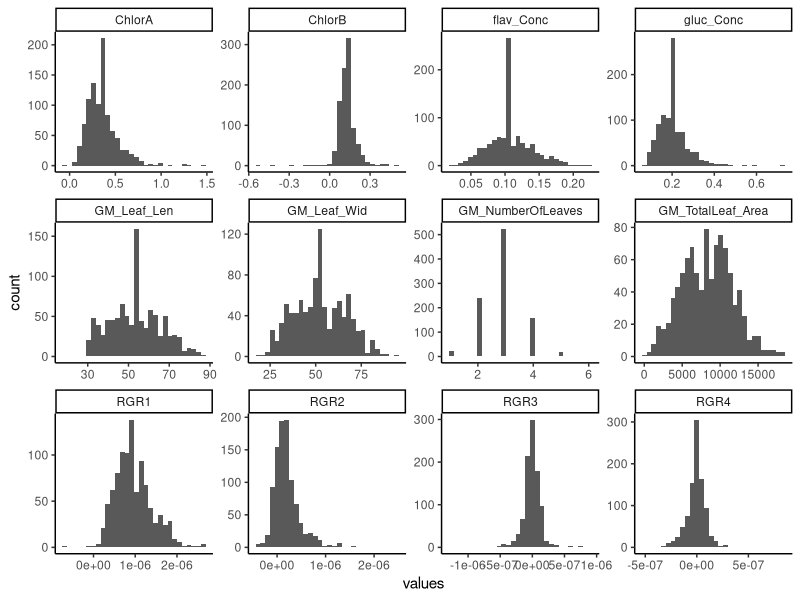
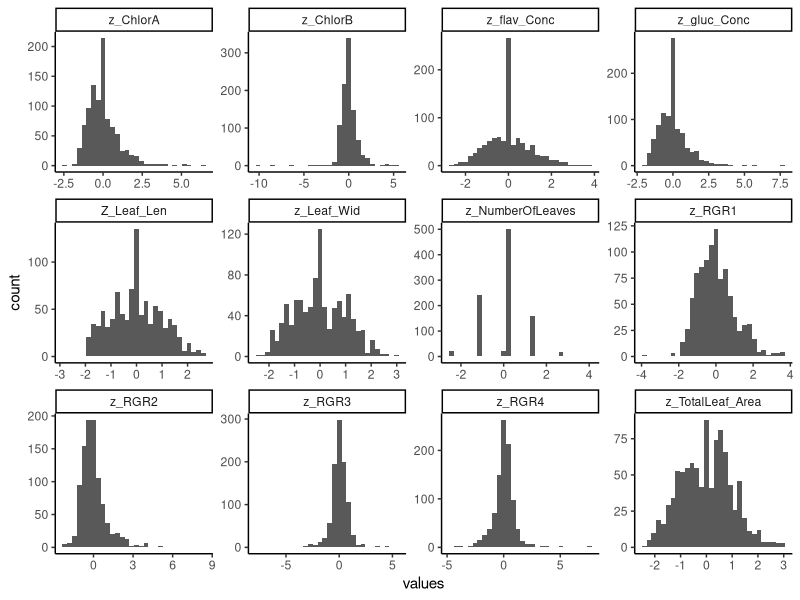
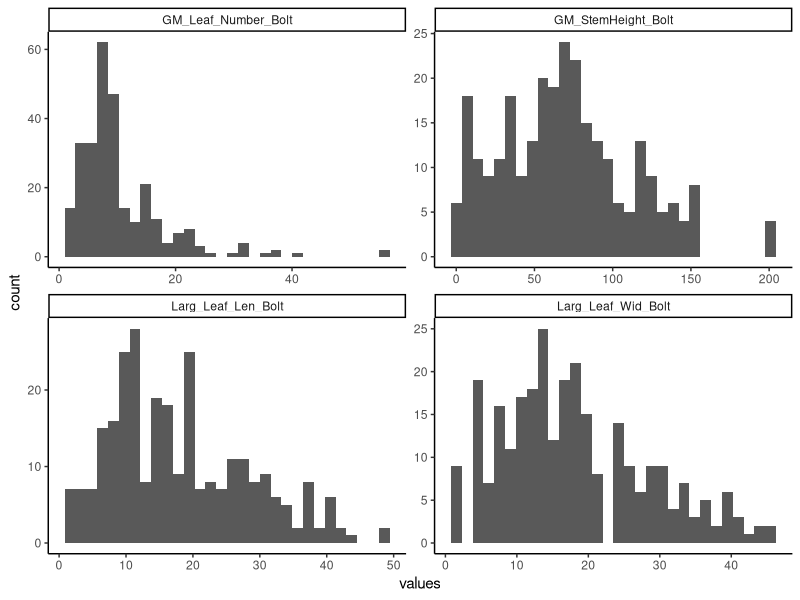
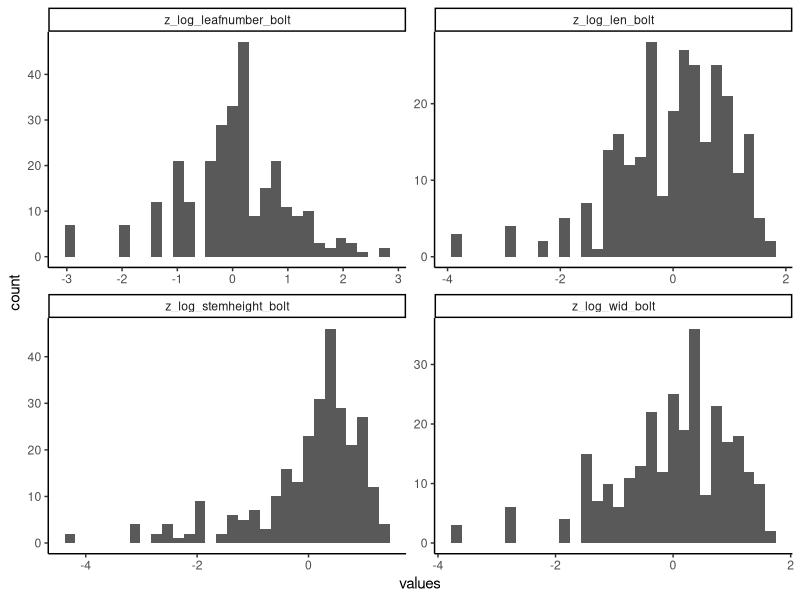

Reproduce these figures in R, in order.
#set working directory
getwd()

#load libraries
library(dplyr)
library(tidyverse)
library(tidyr)
library(ggplot2)

#load data
data<-read.csv("DataSynthesiscut.csv")

#separate out tag info into different lines

#create new columns to be turned into different aspects of the plant ID, and rename family to population, because theres another column that will actually eb the family
#remove un needed columns
data<-data%>%
  rename(population=Family)%>%
  mutate(petri_dish=Tag) %>%
  mutate(family=Tag) %>%
  mutate(common_garden=Tag)%>%
  select(-c("GM_Fecundity", "Fern", "ThripsDam", "WhiteFungDam", "BlackPathDam", "GM_Leaf_Len_Initial", "GM_NumberOfLeaves_Initial", "GM_Leaf_Number", "treatment", "GA3", "Region", "Latitude", "Longitude", "Altitude"))

#use regex to replace each plant id with only the aspect of the id needed
data$petri_dish<-sub("(\\w?).+","\\1", data$petri_dish)
data$family<-sub("\\w?\\|\\w+-([A-z0-9-]+)\\|.*", "\\1", data$family)
data$common_garden<-sub("\\w?\\|.+\\|(\\w)\\|.+", "\\1", data$common_garden)

#remove maples
data<-subset(data, population!="maple")

#Change data classes
str(data)
data$Tag<-as.factor(data$Tag)
data$petri_dish<-as.factor(data$petri_dish)
data$population<-as.factor(data$population)
data$family<-as.factor(data$family)
data$common_garden<-as.factor(data$common_garden)
data$ID<-as.factor(data$ID)
data$Sample<-as.factor(data$Sample)

#create mortality column
data<-data%>%
  mutate(mortality=Larg_Leaf_Len_Bolt)

data$mortality<-sub("\\d+","1", data$mortality)
data$mortality<-sub("Dead","0", data$mortality)

#impute missing data by replacing NA with means
data<-data%>%
  mutate(RGR1=ifelse(is.na(RGR1),mean(data$RGR1, na.rm=T),RGR1),
         RGR2=ifelse(is.na(RGR2),mean(data$RGR2, na.rm=T),RGR2),
         RGR3=ifelse(is.na(RGR3),mean(data$RGR3, na.rm=T),RGR3),
         RGR4=ifelse(is.na(RGR4),mean(data$RGR4, na.rm=T),RGR4),
         ChlorA=ifelse(is.na(ChlorA),mean(data$ChlorA, na.rm=T),ChlorA),
         ChlorB=ifelse(is.na(ChlorB),mean(data$ChlorB, na.rm=T),ChlorB),
         gluc_Conc=ifelse(is.na(gluc_Conc),mean(data$gluc_Conc, na.rm=T),gluc_Conc),
         flav_Conc=ifelse(is.na(flav_Conc),mean(data$flav_Conc, na.rm=T),flav_Conc),
         GM_Leaf_Len=ifelse(is.na(GM_Leaf_Len),mean(data$GM_Leaf_Len, na.rm=T),GM_Leaf_Len),
         GM_Leaf_Wid=ifelse(is.na(GM_Leaf_Wid),mean(data$GM_Leaf_Wid, na.rm=T),GM_Leaf_Wid),
         GM_TotalLeaf_Area =ifelse(is.na(GM_TotalLeaf_Area),mean(data$GM_TotalLeaf_Area, na.rm=T),GM_TotalLeaf_Area),
         GM_NumberOfLeaves =ifelse(is.na(GM_NumberOfLeaves),mean(data$GM_NumberOfLeaves, na.rm=T),GM_NumberOfLeaves)
)

#Check normality
long_data<-pivot_longer(data, c(8:15, 22:25), names_to="metric", values_to="values")

ggplot(long_data, aes(x=values)) +
  geom_histogram() +
  theme_classic() +
  facet_wrap(~metric, scales="free")

#transform everything to z scores
#DO YOU THINK THIS NEEDS ANY MORE DATA TRANSFORMATIONS, LIKE LOG TRANSFORMS?
#I DIDNT KNOW WHAT TO DO WITH THE COUNT DATA

data<-data%>%
  mutate(z_RGR1=(RGR1-mean(RGR1))/sd(RGR1),
         z_RGR2=(RGR2-mean(RGR2))/sd(RGR2),
         z_RGR3=(RGR3-mean(RGR3))/sd(RGR3),
         z_RGR4=(RGR4-mean(RGR4))/sd(RGR4),
         z_ChlorA=(ChlorA-mean(ChlorA))/sd(ChlorA),
         z_ChlorB=(ChlorB-mean(ChlorB))/sd(ChlorB),
         z_gluc_Conc=(gluc_Conc-mean(gluc_Conc))/sd(gluc_Conc),
         z_flav_Conc=(flav_Conc-mean(flav_Conc))/sd(flav_Conc),
         Z_Leaf_Len=(GM_Leaf_Len-mean(GM_Leaf_Len))/sd(GM_Leaf_Len),
         z_Leaf_Wid=(GM_Leaf_Wid-mean(GM_Leaf_Wid))/sd(GM_Leaf_Wid),
         z_TotalLeaf_Area=(GM_TotalLeaf_Area-mean(GM_TotalLeaf_Area))/sd(GM_TotalLeaf_Area),
         z_NumberOfLeaves=(GM_NumberOfLeaves-mean(GM_NumberOfLeaves))/sd(GM_NumberOfLeaves))

#how does it look after the transformation?
long_data<-pivot_longer(data, starts_with("z_"), names_to="metric", values_to="values")

ggplot(long_data, aes(x=values)) +
  geom_histogram() +
  theme_classic() +
  facet_wrap(~metric, scales="free")


#separate out bolt data
bolt_data<-subset(data, Larg_Leaf_Len_Bolt!="Dead")

bolt_data$Larg_Leaf_Len_Bolt<-as.numeric(bolt_data$Larg_Leaf_Len_Bolt)
bolt_data$Larg_Leaf_Wid_Bolt<-as.numeric(bolt_data$Larg_Leaf_Wid_Bolt)
bolt_data$GM_StemHeight_Bolt<-as.numeric(bolt_data$GM_StemHeight_Bolt)
bolt_data$GM_Leaf_Number_Bolt<-as.numeric(bolt_data$GM_Leaf_Number_Bolt)

head(bolt_data)
#impute NAs
bolt_data<-bolt_data%>%
  mutate(Larg_Leaf_Len_Bolt=ifelse(is.na(Larg_Leaf_Len_Bolt),mean(data$Larg_Leaf_Len_Bolt, na.rm=T),Larg_Leaf_Len_Bolt),
         Larg_Leaf_Wid_Bolt=ifelse(is.na(Larg_Leaf_Wid_Bolt),mean(data$Larg_Leaf_Wid_Bolt, na.rm=T),Larg_Leaf_Wid_Bolt),
         GM_StemHeight_Bolt=ifelse(is.na(GM_StemHeight_Bolt),mean(data$GM_StemHeight_Bolt, na.rm=T),GM_StemHeight_Bolt),
         GM_NumberOfLeaves=ifelse(is.na(GM_NumberOfLeaves),mean(data$GM_NumberOfLeaves, na.rm=T),GM_NumberOfLeaves))

#Select out needed data
data<-select(data, "Tag", "petri_dish", "population", "family", "ID", "gh_bench", "gh_col", "gh_row", "Row_Field", "Col_Field", starts_with("z_"), "mortality")

#bolt data check for normality - needs log transformation
long_bolt_data<-pivot_longer(bolt_data, 18:21, names_to="metric", values_to="values")

ggplot(long_bolt_data, aes(x=values)) +
  geom_histogram() +
  theme_classic() +
  facet_wrap(~metric, scales="free")

#normalize bolt data and log transform
bolt_data<-bolt_data%>%
  mutate(Larg_Leaf_Len_Bolt=log(Larg_Leaf_Len_Bolt),
         Larg_Leaf_Wid_Bolt=log(Larg_Leaf_Wid_Bolt),
         GM_StemHeight_Bolt=log(GM_StemHeight_Bolt),
         GM_Leaf_Number_Bolt=log(GM_Leaf_Number_Bolt))%>%
  mutate(z_log_len_bolt=(Larg_Leaf_Len_Bolt-mean(Larg_Leaf_Len_Bolt))/sd(Larg_Leaf_Len_Bolt),
         z_log_wid_bolt=(Larg_Leaf_Wid_Bolt-mean(Larg_Leaf_Wid_Bolt))/sd(Larg_Leaf_Wid_Bolt),
         z_log_stemheight_bolt=(GM_StemHeight_Bolt-mean(GM_StemHeight_Bolt))/sd(GM_StemHeight_Bolt),
         z_log_leafnumber_bolt=(GM_Leaf_Number_Bolt-mean(GM_Leaf_Number_Bolt))/sd(GM_Leaf_Number_Bolt)) %>%
  select("Tag", "petri_dish", "population", "family", "ID", "gh_bench", "gh_col", "gh_row", "Row_Field", "Col_Field", starts_with("z_"), "mortality")


#check to see if the log transform did anything - looks much better
long_bolt_data<-pivot_longer(bolt_data, ends_with("bolt"), names_to="metric", values_to="values")
ggplot(long_bolt_data, aes(x=values)) +
  geom_histogram() +
  theme_classic() +
  facet_wrap(~metric, scales="free")


#write files into a csv
write.csv(data, file="./normalized_data.csv", row.names=F)
write.csv(bolt_data, file="./normalized_bolt_data.csv", row.names=F)


write.csv(data, file="./DataSynth_expand_tag.csv", row.names=F)